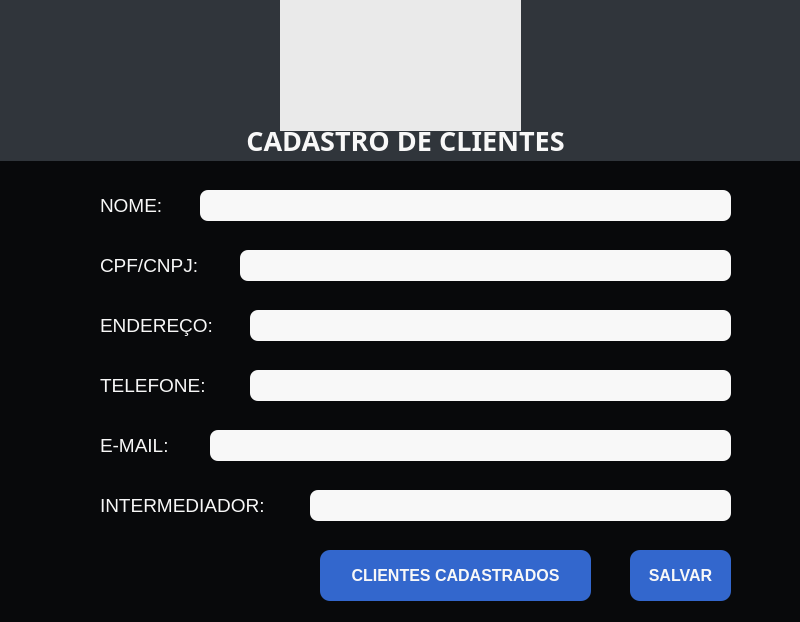
<?xml version="1.0" encoding="UTF-8"?>
<ui version="4.0">
 <class>MainWindow</class>
 <widget class="QMainWindow" name="MainWindow">
  <property name="geometry">
   <rect>
    <x>0</x>
    <y>0</y>
    <width>800</width>
    <height>622</height>
   </rect>
  </property>
  <property name="minimumSize">
   <size>
    <width>800</width>
    <height>622</height>
   </size>
  </property>
  <property name="maximumSize">
   <size>
    <width>800</width>
    <height>622</height>
   </size>
  </property>
  <property name="windowTitle">
   <string>Cadastrar</string>
  </property>
  <property name="styleSheet">
   <string notr="true">background-color:#08090B;
</string>
  </property>
  <widget class="QWidget" name="centralwidget">
   <property name="styleSheet">
    <string notr="true"/>
   </property>
   <widget class="QLabel" name="label_5">
    <property name="geometry">
     <rect>
      <x>240</x>
      <y>0</y>
      <width>311</width>
      <height>121</height>
     </rect>
    </property>
    <property name="styleSheet">
     <string notr="true">background-color: rgb(234, 234, 234);</string>
    </property>
    <property name="text">
     <string/>
    </property>
    <property name="pixmap">
     <pixmap>programa VEZZA - Copia/cropped-Vezza-logo-pequeno-300x100.png</pixmap>
    </property>
    <property name="scaledContents">
     <bool>false</bool>
    </property>
   </widget>
   <widget class="QLabel" name="label_15">
    <property name="geometry">
     <rect>
      <x>-10</x>
      <y>-10</y>
      <width>821</width>
      <height>131</height>
     </rect>
    </property>
    <property name="styleSheet">
     <string notr="true">background-color:#30353B;
</string>
    </property>
    <property name="text">
     <string/>
    </property>
   </widget>
   <widget class="QLabel" name="label">
    <property name="geometry">
     <rect>
      <x>-10</x>
      <y>120</y>
      <width>831</width>
      <height>41</height>
     </rect>
    </property>
    <property name="font">
     <font>
      <family>Arial Black</family>
      <pointsize>20</pointsize>
      <weight>75</weight>
      <bold>true</bold>
     </font>
    </property>
    <property name="styleSheet">
     <string notr="true">background-color:#30353B;
color:#F8F8F8;</string>
    </property>
    <property name="text">
     <string>&lt;html&gt;&lt;head/&gt;&lt;body&gt;&lt;p align=&quot;center&quot;&gt;CADASTRO DE CLIENTES&lt;/p&gt;&lt;/body&gt;&lt;/html&gt;</string>
    </property>
   </widget>
   <widget class="QLabel" name="label_12">
    <property name="geometry">
     <rect>
      <x>60</x>
      <y>370</y>
      <width>31</width>
      <height>31</height>
     </rect>
    </property>
    <property name="text">
     <string/>
    </property>
    <property name="pixmap">
     <pixmap>phone.svg</pixmap>
    </property>
    <property name="scaledContents">
     <bool>true</bool>
    </property>
   </widget>
   <widget class="QLabel" name="label_13">
    <property name="geometry">
     <rect>
      <x>60</x>
      <y>430</y>
      <width>31</width>
      <height>31</height>
     </rect>
    </property>
    <property name="text">
     <string/>
    </property>
    <property name="pixmap">
     <pixmap>mail.svg</pixmap>
    </property>
    <property name="scaledContents">
     <bool>true</bool>
    </property>
   </widget>
   <widget class="QLabel" name="label_8">
    <property name="geometry">
     <rect>
      <x>100</x>
      <y>490</y>
      <width>201</width>
      <height>31</height>
     </rect>
    </property>
    <property name="font">
     <font>
      <family>Arial</family>
      <pointsize>14</pointsize>
      <weight>50</weight>
      <bold>false</bold>
     </font>
    </property>
    <property name="styleSheet">
     <string notr="true">color:#F8F8F8;</string>
    </property>
    <property name="text">
     <string>INTERMEDIADOR:</string>
    </property>
   </widget>
   <widget class="QLabel" name="label_10">
    <property name="geometry">
     <rect>
      <x>60</x>
      <y>250</y>
      <width>31</width>
      <height>31</height>
     </rect>
    </property>
    <property name="text">
     <string/>
    </property>
    <property name="pixmap">
     <pixmap>file-text.svg</pixmap>
    </property>
    <property name="scaledContents">
     <bool>true</bool>
    </property>
   </widget>
   <widget class="QLabel" name="label_3">
    <property name="geometry">
     <rect>
      <x>100</x>
      <y>250</y>
      <width>131</width>
      <height>31</height>
     </rect>
    </property>
    <property name="font">
     <font>
      <family>Arial</family>
      <pointsize>14</pointsize>
      <weight>50</weight>
      <bold>false</bold>
     </font>
    </property>
    <property name="styleSheet">
     <string notr="true">color:#F8F8F8;</string>
    </property>
    <property name="text">
     <string>CPF/CNPJ:</string>
    </property>
   </widget>
   <widget class="QLabel" name="label_4">
    <property name="geometry">
     <rect>
      <x>100</x>
      <y>310</y>
      <width>141</width>
      <height>31</height>
     </rect>
    </property>
    <property name="font">
     <font>
      <family>Arial</family>
      <pointsize>14</pointsize>
      <weight>50</weight>
      <bold>false</bold>
     </font>
    </property>
    <property name="styleSheet">
     <string notr="true">color:#F8F8F8;</string>
    </property>
    <property name="text">
     <string>ENDEREÇO:</string>
    </property>
   </widget>
   <widget class="QLabel" name="label_7">
    <property name="geometry">
     <rect>
      <x>100</x>
      <y>430</y>
      <width>101</width>
      <height>31</height>
     </rect>
    </property>
    <property name="font">
     <font>
      <family>Arial</family>
      <pointsize>14</pointsize>
      <weight>50</weight>
      <bold>false</bold>
     </font>
    </property>
    <property name="styleSheet">
     <string notr="true">color:#F8F8F8;</string>
    </property>
    <property name="text">
     <string>E-MAIL:</string>
    </property>
   </widget>
   <widget class="QLabel" name="label_14">
    <property name="geometry">
     <rect>
      <x>60</x>
      <y>490</y>
      <width>31</width>
      <height>31</height>
     </rect>
    </property>
    <property name="text">
     <string/>
    </property>
    <property name="pixmap">
     <pixmap>briefcase.svg</pixmap>
    </property>
    <property name="scaledContents">
     <bool>true</bool>
    </property>
   </widget>
   <widget class="QLabel" name="label_6">
    <property name="geometry">
     <rect>
      <x>100</x>
      <y>370</y>
      <width>141</width>
      <height>31</height>
     </rect>
    </property>
    <property name="font">
     <font>
      <family>Arial</family>
      <pointsize>14</pointsize>
      <weight>50</weight>
      <bold>false</bold>
     </font>
    </property>
    <property name="styleSheet">
     <string notr="true">color:#F8F8F8;</string>
    </property>
    <property name="text">
     <string>TELEFONE:</string>
    </property>
   </widget>
   <widget class="QLabel" name="label_2">
    <property name="geometry">
     <rect>
      <x>100</x>
      <y>190</y>
      <width>91</width>
      <height>31</height>
     </rect>
    </property>
    <property name="font">
     <font>
      <family>Arial</family>
      <pointsize>14</pointsize>
      <weight>50</weight>
      <bold>false</bold>
     </font>
    </property>
    <property name="styleSheet">
     <string notr="true">color:#F8F8F8;</string>
    </property>
    <property name="text">
     <string>NOME:</string>
    </property>
   </widget>
   <widget class="QLabel" name="label_11">
    <property name="geometry">
     <rect>
      <x>60</x>
      <y>310</y>
      <width>31</width>
      <height>31</height>
     </rect>
    </property>
    <property name="text">
     <string/>
    </property>
    <property name="pixmap">
     <pixmap>map-pin.svg</pixmap>
    </property>
    <property name="scaledContents">
     <bool>true</bool>
    </property>
   </widget>
   <widget class="QLabel" name="label_9">
    <property name="geometry">
     <rect>
      <x>60</x>
      <y>190</y>
      <width>31</width>
      <height>31</height>
     </rect>
    </property>
    <property name="text">
     <string/>
    </property>
    <property name="pixmap">
     <pixmap>user.svg</pixmap>
    </property>
    <property name="scaledContents">
     <bool>true</bool>
    </property>
   </widget>
   <widget class="QLineEdit" name="lineEdit">
    <property name="geometry">
     <rect>
      <x>200</x>
      <y>190</y>
      <width>531</width>
      <height>31</height>
     </rect>
    </property>
    <property name="styleSheet">
     <string notr="true">background-color: #F8F8F8;
border-radius: 8px;</string>
    </property>
   </widget>
   <widget class="QLineEdit" name="lineEdit_2">
    <property name="geometry">
     <rect>
      <x>240</x>
      <y>250</y>
      <width>491</width>
      <height>31</height>
     </rect>
    </property>
    <property name="styleSheet">
     <string notr="true">background-color: #F8F8F8;
border-radius: 8px;</string>
    </property>
   </widget>
   <widget class="QLineEdit" name="lineEdit_3">
    <property name="geometry">
     <rect>
      <x>250</x>
      <y>310</y>
      <width>481</width>
      <height>31</height>
     </rect>
    </property>
    <property name="styleSheet">
     <string notr="true">background-color: #F8F8F8;
border-radius: 8px;</string>
    </property>
   </widget>
   <widget class="QLineEdit" name="lineEdit_4">
    <property name="geometry">
     <rect>
      <x>250</x>
      <y>370</y>
      <width>481</width>
      <height>31</height>
     </rect>
    </property>
    <property name="styleSheet">
     <string notr="true">background-color: #F8F8F8;
border-radius: 8px;</string>
    </property>
   </widget>
   <widget class="QLineEdit" name="lineEdit_5">
    <property name="geometry">
     <rect>
      <x>210</x>
      <y>430</y>
      <width>521</width>
      <height>31</height>
     </rect>
    </property>
    <property name="styleSheet">
     <string notr="true">background-color: #F8F8F8;
border-radius: 8px;</string>
    </property>
   </widget>
   <widget class="QLineEdit" name="lineEdit_6">
    <property name="geometry">
     <rect>
      <x>310</x>
      <y>490</y>
      <width>421</width>
      <height>31</height>
     </rect>
    </property>
    <property name="styleSheet">
     <string notr="true">background-color: #F8F8F8;
border-radius: 8px;
</string>
    </property>
   </widget>
   <widget class="QPushButton" name="pushButton">
    <property name="geometry">
     <rect>
      <x>630</x>
      <y>550</y>
      <width>101</width>
      <height>51</height>
     </rect>
    </property>
    <property name="font">
     <font>
      <pointsize>12</pointsize>
      <weight>75</weight>
      <bold>true</bold>
     </font>
    </property>
    <property name="cursor">
     <cursorShape>PointingHandCursor</cursorShape>
    </property>
    <property name="styleSheet">
     <string notr="true">color:#F8F8F8;
background-color: #3367CD;
border-radius: 10px;</string>
    </property>
    <property name="text">
     <string>SALVAR</string>
    </property>
    <property name="flat">
     <bool>false</bool>
    </property>
   </widget>
   <widget class="QPushButton" name="pushButton_2">
    <property name="geometry">
     <rect>
      <x>320</x>
      <y>550</y>
      <width>271</width>
      <height>51</height>
     </rect>
    </property>
    <property name="font">
     <font>
      <pointsize>12</pointsize>
      <weight>75</weight>
      <bold>true</bold>
     </font>
    </property>
    <property name="cursor">
     <cursorShape>PointingHandCursor</cursorShape>
    </property>
    <property name="styleSheet">
     <string notr="true">color:#F8F8F8;
background-color: #3367CD;
border-radius: 10px;
</string>
    </property>
    <property name="text">
     <string>CLIENTES CADASTRADOS</string>
    </property>
   </widget>
   <widget class="QLabel" name="label_16">
    <property name="geometry">
     <rect>
      <x>280</x>
      <y>0</y>
      <width>241</width>
      <height>131</height>
     </rect>
    </property>
    <property name="styleSheet">
     <string notr="true">background-color: rgb(234, 234, 234);</string>
    </property>
    <property name="text">
     <string/>
    </property>
    <property name="pixmap">
     <pixmap>CRM.png</pixmap>
    </property>
    <property name="scaledContents">
     <bool>true</bool>
    </property>
   </widget>
  </widget>
 </widget>
 <resources/>
 <connections/>
</ui>
